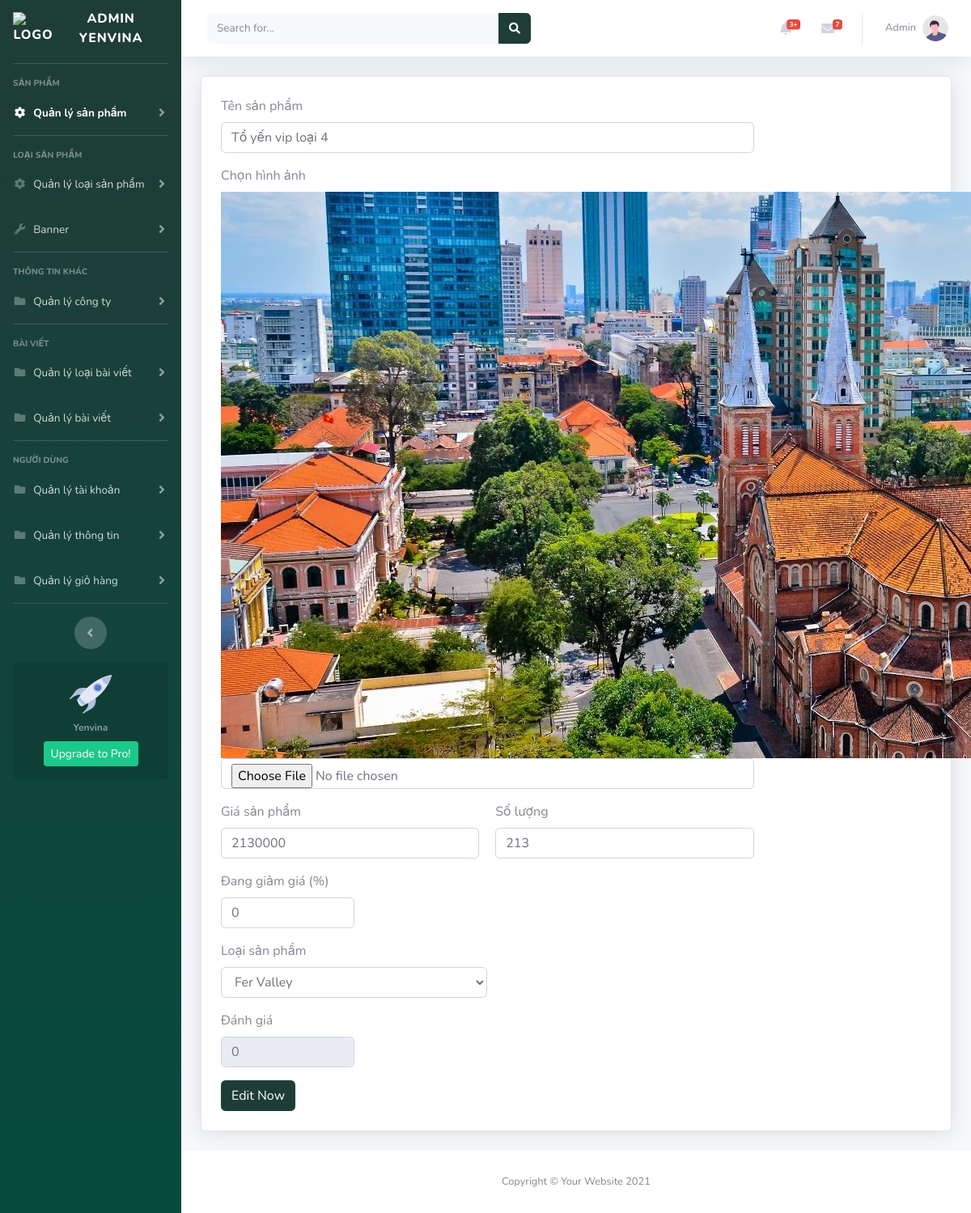
/Admin_yenvina/edit_product.php?product_id=23 (signed in), run on the app's committed database.
### tables this page shows
CREATE TABLE `products` (
  `id` int(11) NOT NULL,
  `product_name` text NOT NULL,
  `prices` int(11) NOT NULL,
  `quantity` int(11) NOT NULL,
  `sale` int(11) NOT NULL,
  `thumbnail` text NOT NULL,
  `weight` text NOT NULL DEFAULT '50gram',
  `type_id` int(11) NOT NULL,
  `rating` int(11) NOT NULL DEFAULT 5,
  `status` tinyint(1) NOT NULL DEFAULT 1,
  `create_at` date DEFAULT current_timestamp(),
  `update_at` date DEFAULT NULL
);

### model/database.php (called while the page is built, shortened)
<?php
class Database
{
    public static $connection = NULL;
    public function __construct()
    {
        if(!self::$connection) {
            self::$connection = new mysqli(DB_HOST, DB_USER, DB_PASSWORD, DB_NAME, PORT);
            self::$connection->set_charset('utf8mb4');
        }
        return self::$connection;
    }
    public function select($sql)
    {
        $sql->execute();
        $items = $sql->get_result()->fetch_all(MYSQLI_ASSOC);
        return $items;
    }
}

### model/product.php (called while the page is built, shortened)
<?php
require_once __DIR__."/database.php";
class Product extends Database{
    function getProductById($id){
        $sql = parent::$connection->prepare("SELECT * FROM products WHERE `id` = ?");
        $sql->bind_param('i', $id);
        return parent::select($sql);
    }
}

### model/type_product.php (called while the page is built, shortened)
<?php
require_once __DIR__."/database.php";
class Typeproduct extends Database{
    function getAllTypeProduct(){
        $sql = parent::$connection->prepare("SELECT * FROM type_product");
        return parent::select($sql);
    }
}

### Admin_yenvina/edit_product.php (the view, shortened to what this page needs)
<?php
include("./header.php");
require_once $refRoot."./model/product.php";
require_once $refRoot."./model/type_product.php";
$product = new Product();
$typeProduct = new Typeproduct();
$allTypeProduct = $typeProduct->getAllTypeProduct();
if(isset($_GET['product_id'])){
    $product_id = $_GET['product_id'];
}
$getProductById = $product->getProductById($product_id);
?>
            <div class="container-fluid">
                <div class="card shadow mb-4">
                        <div class="p-4 d-flex justify-content-start align-items-center">
                        <form action="./action/ac_edit.product.php" method="post" class="w-75" enctype="multipart/form-data">
                            <div class="form-group">
                                <label for="">Tên sản phẩm</label>
                                <input type="text" name="product_name" class="form-control" value="<?=$getProductById[0]['product_name']?>">
                            </div>
                            <div class="form-group">
                                <label for="">Chọn hình ảnh</label>
                                <img src="<?=$urlImg?>/img/product/<?=$getProductById[0]['thumbnail']?>" id="img_thumbnail" alt="">
                                <input id="change_img" type="file" name="thumbnail" class="form-control" value="<?=$getProductById[0]['thumbnail']?>">
                            </div>
                            <div class="form-group d-flex flex-wrap" style="gap: 20px;">
                                <div style="width: calc(50% - 10px);">
                                    <label for="">Giá sản phẩm</label>
                                    <input type="number" name="prices" class="form-control" value="<?=$getProductById[0]['prices']?>">
                                </div>
                                <div style="width: calc(50% - 10px);">
                                    <label for="">Số lượng</label>
                                    <input type="number" name="quantity" class="form-control" value="<?=$getProductById[0]['quantity']?>">
                                </div>
                            </div>
                            <div class="form-group w-25">
                                <label for="">Đang giảm giá (%)</label>
                                <input type="number" name="sale" class="form-control"value="<?=$getProductById[0]['sale']?>">
                            </div>
                            <div class="form-group">
                                <label for="">Loại sản phẩm</label>
                                <select name="type_id" class="form-control w-50">
                                    <?php foreach($allTypeProduct as $item){
                                        if($item['type_id'] == $getProductById[0]['type_id']){
                                        ?>
                                        <option value="<?=$item['type_id']?>" selected><?=$item['type_name']?></option>
                                        <?php
                                            } else{
                                        ?>
                                        <option value="<?=$item['type_id']?>"><?=$item['type_name']?></option>
                                    <?php }} ?>
                                </select>
                            </div>
                            <div class="form-group w-25">
                                <label for="">Đánh giá</label>
                                <input type="number" name="rating" class="form-control"value="<?=$getProductById[0]['rating']?>" readonly>
                            </div>
                            <button type="submit" class="btn btn-primary">Edit Now</button>
                        </form>
                        </div>
                </div>
            </div>
<?php
include $refRoot ."/Admin_yenvina/footer.php";
?>

### data on the page
products: product_name "Tổ yến vip loại 4", thumbnail (picture), prices "2130000", quantity "213"

### other printed values
$current_user['user_name'] "Admin"
form field type_id "Fer Valley"
